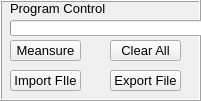
      <widget class="QFrame" name="frame_5">
       <property name="geometry">
        <rect>
         <x>10</x>
         <y>280</y>
         <width>201</width>
         <height>101</height>
        </rect>
       </property>
       <property name="autoFillBackground">
        <bool>true</bool>
       </property>
       <property name="frameShape">
        <enum>QFrame::Box</enum>
       </property>
       <property name="frameShadow">
        <enum>QFrame::Raised</enum>
       </property>
       <widget class="QLabel" name="label_14">
        <property name="geometry">
         <rect>
          <x>10</x>
          <y>0</y>
          <width>131</width>
          <height>16</height>
         </rect>
        </property>
        <property name="font">
         <font>
          <pointsize>10</pointsize>
         </font>
        </property>
        <property name="text">
         <string>Program Control</string>
        </property>
       </widget>
       <widget class="QProgressBar" name="progressBar_3">
        <property name="geometry">
         <rect>
          <x>10</x>
          <y>20</y>
          <width>211</width>
          <height>16</height>
         </rect>
        </property>
        <property name="value">
         <number>0</number>
        </property>
        <property name="format">
         <string/>
        </property>
       </widget>
       <widget class="QPushButton" name="meansure_Btn">
        <property name="geometry">
         <rect>
          <x>10</x>
          <y>40</y>
          <width>71</width>
          <height>21</height>
         </rect>
        </property>
        <property name="font">
         <font>
          <pointsize>10</pointsize>
         </font>
        </property>
        <property name="text">
         <string>Meansure</string>
        </property>
       </widget>
       <widget class="QPushButton" name="pushButton_6">
        <property name="geometry">
         <rect>
          <x>110</x>
          <y>40</y>
          <width>71</width>
          <height>21</height>
         </rect>
        </property>
        <property name="font">
         <font>
          <pointsize>10</pointsize>
         </font>
        </property>
        <property name="text">
         <string>Clear All</string>
        </property>
       </widget>
       <widget class="QPushButton" name="pushButton_7">
        <property name="geometry">
         <rect>
          <x>10</x>
          <y>70</y>
          <width>71</width>
          <height>21</height>
         </rect>
        </property>
        <property name="font">
         <font>
          <pointsize>10</pointsize>
         </font>
        </property>
        <property name="text">
         <string>Import FIle</string>
        </property>
       </widget>
       <widget class="QPushButton" name="pushButton_8">
        <property name="geometry">
         <rect>
          <x>110</x>
          <y>70</y>
          <width>71</width>
          <height>21</height>
         </rect>
        </property>
        <property name="font">
         <font>
          <pointsize>10</pointsize>
         </font>
        </property>
        <property name="text">
         <string>Export File</string>
        </property>
       </widget>
      </widget>
